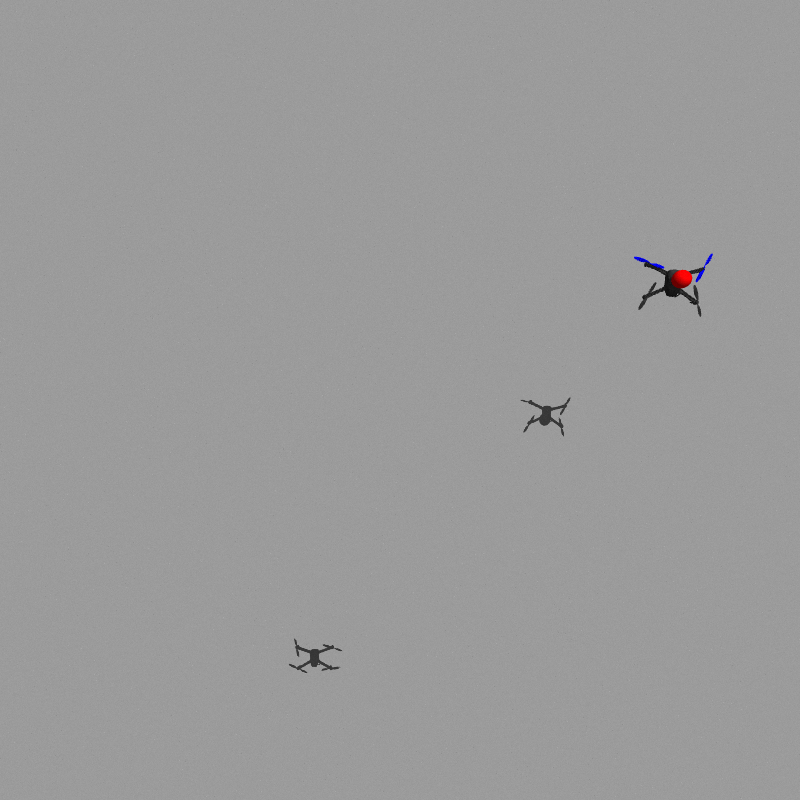
#> input picture src/autonomy/temp/test2.png, 800 x 800 px
$ python circle.py
#> lines starting #> are read from the running program, lines starting #| are printed output that depends on the picture; after the words box and inside, x2 and y2 are one past the last pixel; in counts of white or black regions, pixels touching at a corner belong together
import cv2
import numpy as np
# Read image.
img = cv2.imread('./autonomy/temp/test2.png', cv2.IMREAD_COLOR)
#> img is the input picture: shape (800, 800, 3); mean B, G, R 154.6, 154.6, 154.7
hsv = cv2.cvtColor(img, cv2.COLOR_BGR2HSV)
#> hsv: shape (800, 800, 3); mean H, S, V 0, 0.2, 154.7
# Range for lower red
lower_red = np.array([0,120,70])
upper_red = np.array([10,255,255])
mask1 = cv2.inRange(hsv, lower_red, upper_red)
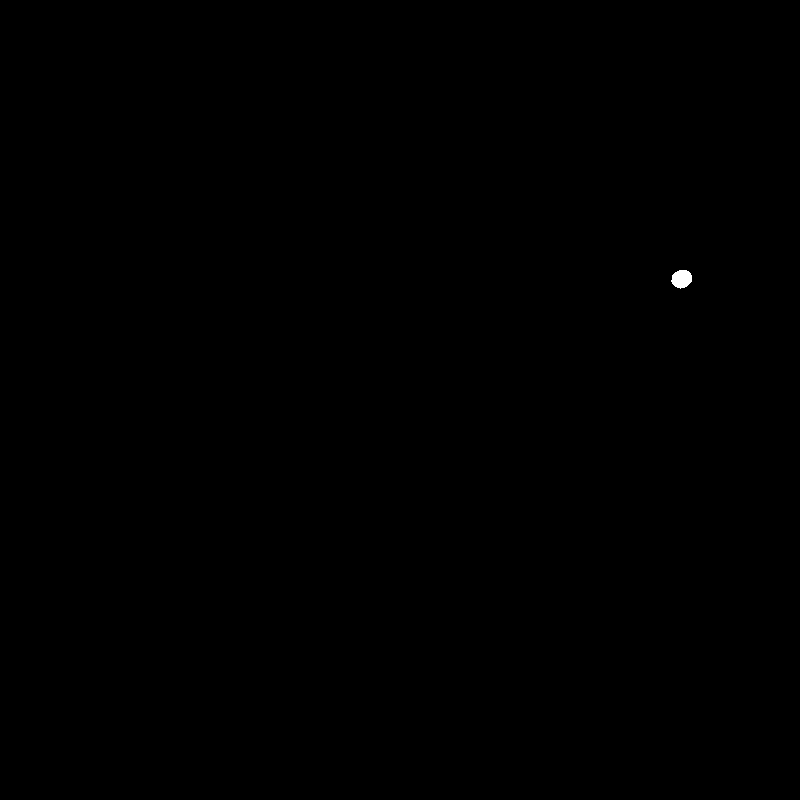
#> mask1: shape (800, 800); 0.05% white; 1 white region, box (x1, y1, x2, y2) and area: (671, 270, 692, 289) 300

# Range for upper range
lower_red = np.array([170,120,70])
upper_red = np.array([180,255,255])
mask2 = cv2.inRange(hsv,lower_red,upper_red)
#> mask2: shape (800, 800); every value is 0
# Generating the final mask to detect red color
mask1 = mask1+mask2
mask1 = cv2.morphologyEx(mask1, cv2.MORPH_OPEN, np.ones((3,3),np.uint8))
#> mask1: shape (800, 800); 0.05% white; 1 white region, box (x1, y1, x2, y2) and area: (672, 270, 692, 288) 297
mask1 = cv2.morphologyEx(mask1, cv2.MORPH_DILATE, np.ones((3,3),np.uint8))
#> mask1: shape (800, 800); 0.06% white; 1 white region, box (x1, y1, x2, y2) and area: (671, 269, 693, 289) 377

#creating an inverted mask to segment out the cloth from the frame
#mask2 = cv2.bitwise_not(mask1)
#Segmenting the cloth out of the frame using bitwise and with the inverted mask
res1 = cv2.bitwise_and(img,img,mask=mask1)
#cv2.imshow("Detected Circle", res1)
# Convert to grayscale.
gray = cv2.cvtColor(res1, cv2.COLOR_BGR2GRAY)
# Blur using 3 * 3 kernel.
gray_blurred = cv2.blur(gray, (3, 3))
# Apply Hough transform on the blurred image.
detected_circles = cv2.HoughCircles(gray_blurred,
                   cv2.HOUGH_GRADIENT, 1, 10, param1 = 50,
               param2 = 10, minRadius = 1, maxRadius = 40)
#> detected_circles = [[683.5, 278.5, 9.6]]

# Draw circles that are detected.
if detected_circles is not None:
    # Convert the circle parameters a, b and r to integers.
    detected_circles = np.uint16(np.around(detected_circles))
#> detected_circles = [[684, 278, 10]]
    for pt in detected_circles[0, :]:
        a, b, r = pt[0], pt[1], pt[2]
        # Draw the circumference of the circle.
        cv2.circle(res1, (a, b), r, (0, 255, 0), 2)
        # Draw a small circle (of radius 1) to show the center.
        cv2.circle(res1, (a, b), 1, (0, 0, 255), 3)
#> this loop made 1 pass
#> res1: shape (800, 800, 3); mean B, G, R 0, 0.1, 0.1
cv2.imshow("Detected Circle", res1)
cv2.waitKey(0)
